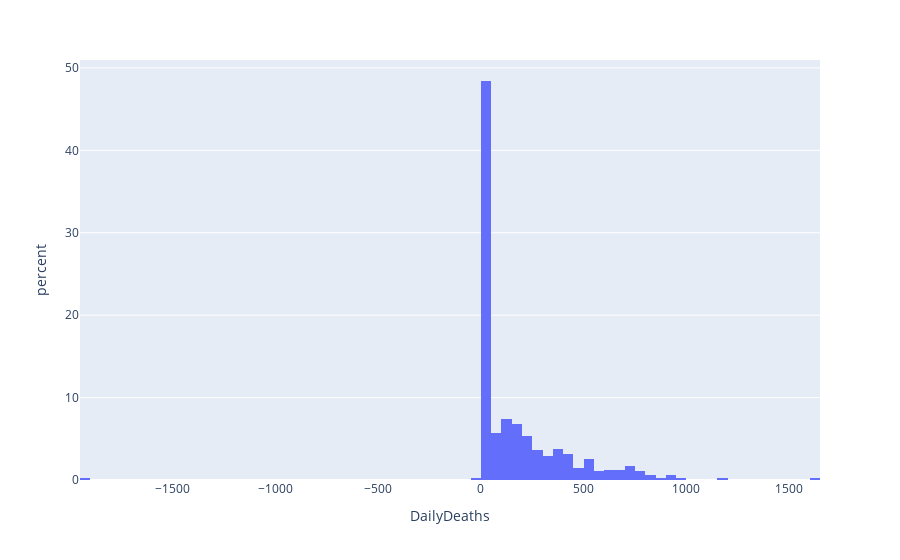

Here is the notebook cell this chart was saved with:
### Markdown cell above
### Histogram `plotly.express`

### Code cell
fig = px.histogram(data_frame=df_hist, x="DailyDeaths", histnorm="percent")
fig.show()

### Figure 1 — Plotly figure (JSON) as saved in the notebook; plotly's stock layout.template omitted (floating-point values rounded to 4 significant figures; data arrays with more than 128 entries replaced by an {"elided": "..."} marker saying what was removed)
{"data": [{"alignmentgroup": "True", "bingroup": "x", "histnorm": "percent", "hovertemplate": "DailyDeaths=%{x}<br>percent=%{y}<extra></extra>", "legendgroup": "", "marker": {"color": "#636efa"}, "name": "", "offsetgroup": "", "orientation": "v", "showlegend": false, "type": "histogram", "x": {"elided": "473 int values"}, "xaxis": "x", "yaxis": "y"}], "layout": {"barmode": "relative", "legend": {"tracegroupgap": 0}, "margin": {"t": 60}, "xaxis": {"anchor": "y", "domain": [0, 1], "title": {"text": "DailyDeaths"}}, "yaxis": {"anchor": "x", "domain": [0, 1], "title": {"text": "percent"}}}}
